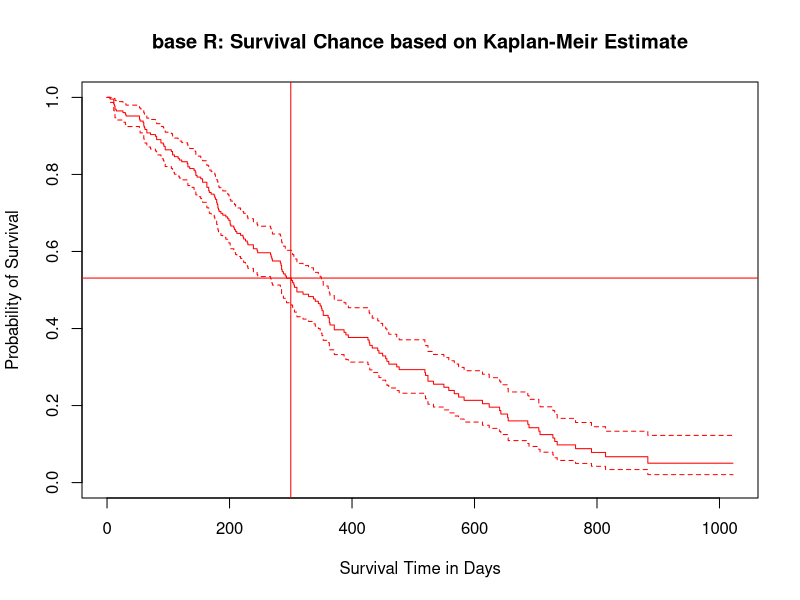
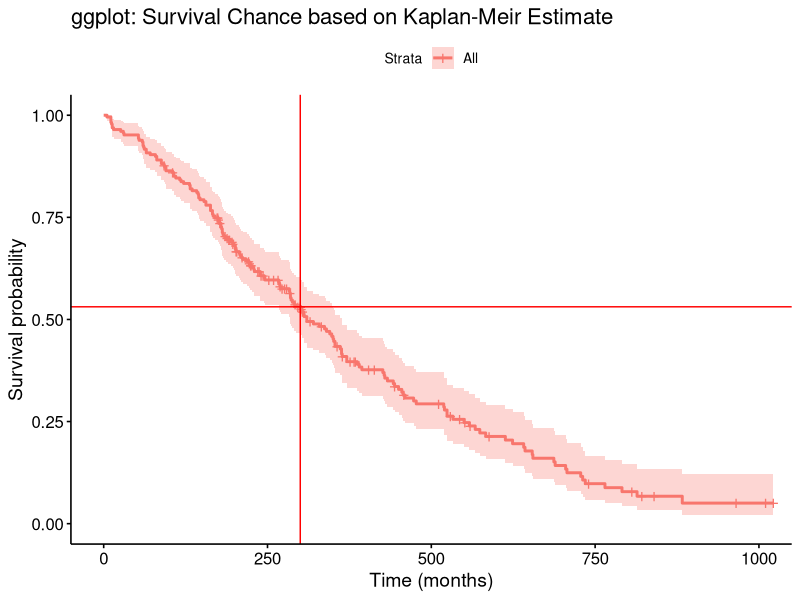
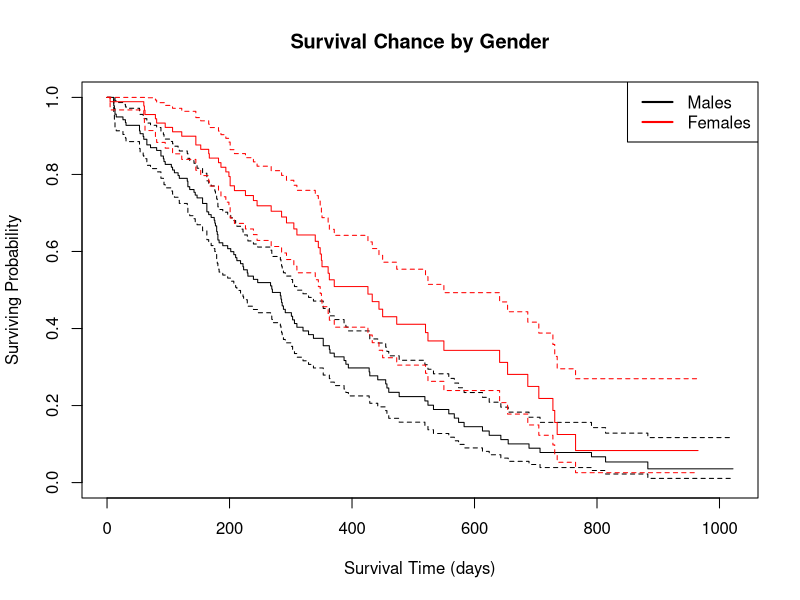
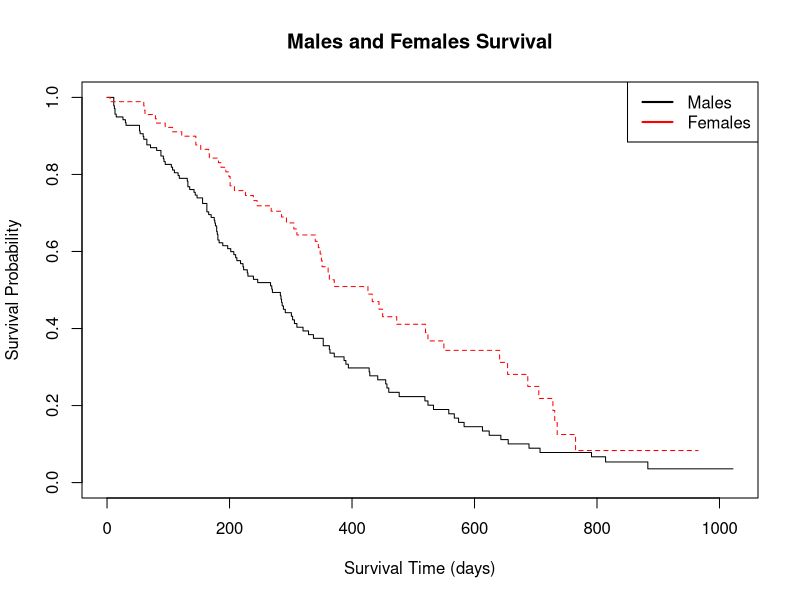
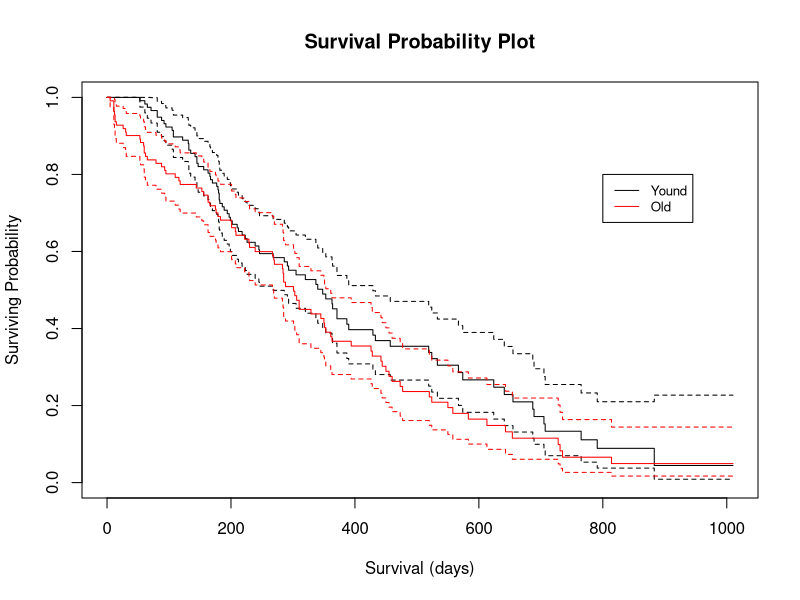
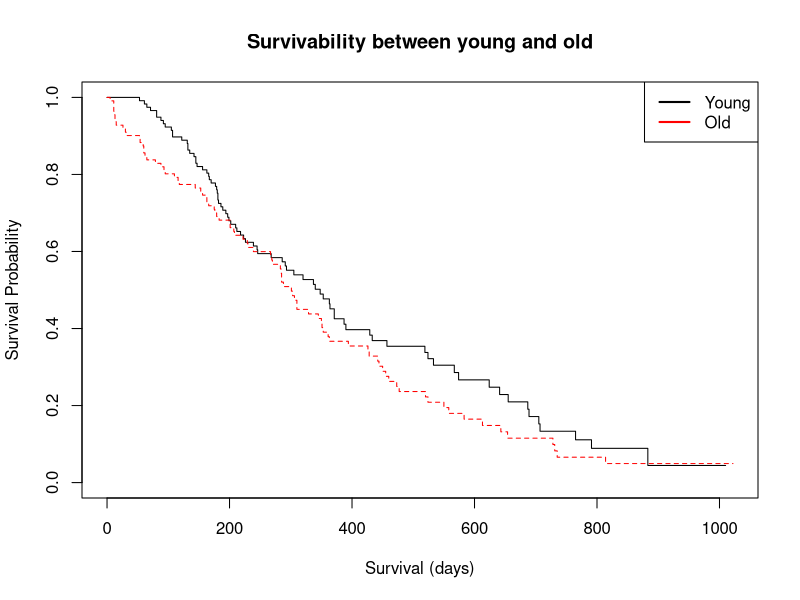
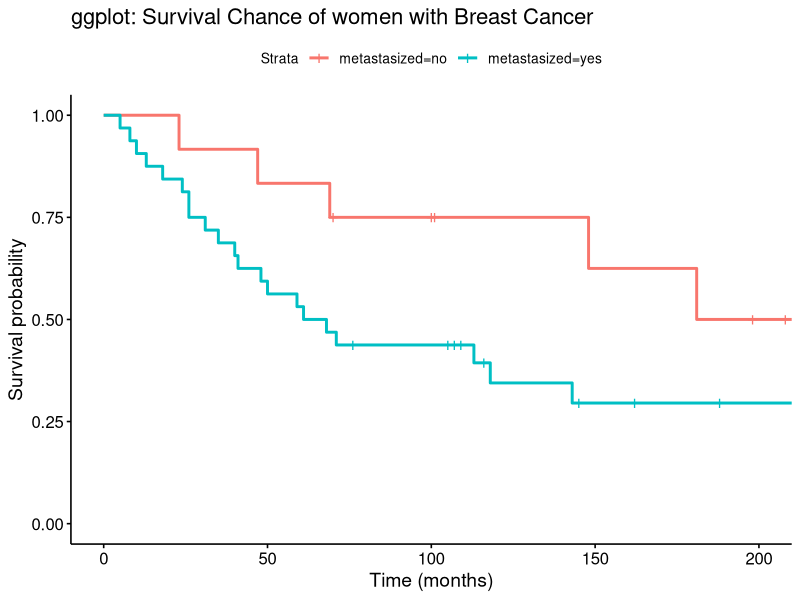

Here is the R script that generated these plots, in order:
## ---- chunk 1
knitr::opts_chunk$set(collapse = TRUE)
## ---- chunk 2
# load all required packages
library(survminer)
library(survival)
library(ggplot2)        
library(HSAUR3)
library(mclust)
library(knitr)
cat("1a.") 

data(cancer)

##status 1=censored, 2=dead
SA1=survfit(formula=Surv(time,status==2)~1, data=cancer)

print(summary(SA1,time=300))

cat("1b.")
plot(SA1,col="red",main="base R: Survival Chance based on Kaplan-Meir Estimate",
     xlab="Survival Time in Days",ylab="Probability of Survival")
abline(v=300,h=0.531,col="red")

p<- ggsurvplot(SA1, data = cancer) +
  labs (x = "Time (months)", title = "ggplot: Survival Chance based on Kaplan-Meir Estimate") 
p$plot + geom_hline(yintercept=0.531, color='red') + geom_vline(xintercept = 300, color='red')


cat("1c.")

cat("SEX values: male=1, female=2")
males.df=subset(cancer, sex==1)
females.df=subset(cancer, sex==2)

SUR_Male=survfit(formula=Surv(time,status==2)~1, data=males.df)
SUR_Female=survfit(formula=Surv(time,status==2)~1, data=females.df)

layout(matrix(1:1, ncol = 1))

plot(SUR_Male,col="black",main="Survival Chance by Gender",
     xlab="Survival Time (days)",ylab="Surviving Probability")
lines(SUR_Female,col="red")
legend("topright",c("Males","Females"),lty=c(1,1),
       lwd=c(2,2),col=c("black","red"))


plot(survfit(Surv(time,status==2)~sex, data=cancer),
     main="Males and Females Survival",lty=c(1,2),col=c("black","red"),
     ylab="Survival Probability",xlab="Survival Time (days)")
legend("topright",c("Males","Females"),lty=c(1,1),
       lwd=c(2,2),col=c("black","red"))

print(survdiff(formula=Surv(time,status==2)~sex,data=cancer))


cat("1d")
## Splitting data into young and old where age group=1 meansyoung half, age
## group=2 mean old half

dup.cancer <- cancer
dup.cancer$Age_Group <- 2
get.median <- median(cancer$age)

for(i in 1:nrow(cancer)){
  if(cancer[i,4] <= get.median){
    dup.cancer[i,11]=1}
}


young=subset(dup.cancer, Age_Group==1)
old=subset(dup.cancer, Age_Group==2)

young_sa=survfit(formula=Surv(time,status==2)~1, data=young)
old_sa=survfit(formula=Surv(time,status==2)~1, data=old)


plot(young_sa,col="black",main="Survival Probability Plot",
     xlab="Survival (days)",ylab="Surviving Probability")
lines(old_sa,col="red")
legend(800, 0.8, legend=c("Yound", "Old"),
       col=c("black", "red"), lty=c(1,1), cex=0.8)


plot(survfit(Surv(time,status==2)~Age_Group, data = dup.cancer),
     main="Survivability between young and old",lty=c(1,2),col=c("black","red"),
     ylab="Survival Probability",xlab="Survival (days)")
legend("topright",c("Young","Old"),lty=c(1,1),
       lwd=c(2,2),col=c("black","red"))

print(survdiff(formula=Surv(time,status==2)~Age_Group,data = dup.cancer))

## ---- chunk 3

## Q 2 a
data(mastectomy)
mt=mastectomy

fit <- survfit(Surv(time, event)~metastasized, data=mt)
summary(fit)

# > names(summary(fit))
#  [1] "n"             "time"          "n.risk"        "n.event"       "n.censor"     
#  [6] "surv"          "type"          "strata"        "std.err"       "lower"        
# [11] "upper"         "conf.type"     "conf.int"      "call"          "table"        
# [16] "rmean.endtime"

ggsurvplot(fit, data = mt) +
  labs (x = "Time (months)", title = "ggplot: Survival Chance of women with Breast Cancer")


## Q 2 b

lrt_fit=survdiff(formula=Surv(time,event==1)~metastasized,data=mt,rho=0)
# summary(lrt_fit)
ct_fit=coxph(formula=Surv(time,event)~metastasized,data=mt)
cat("log rank test")
print(lrt_fit)
cat("Cox's regression test")
print(ct_fit)
